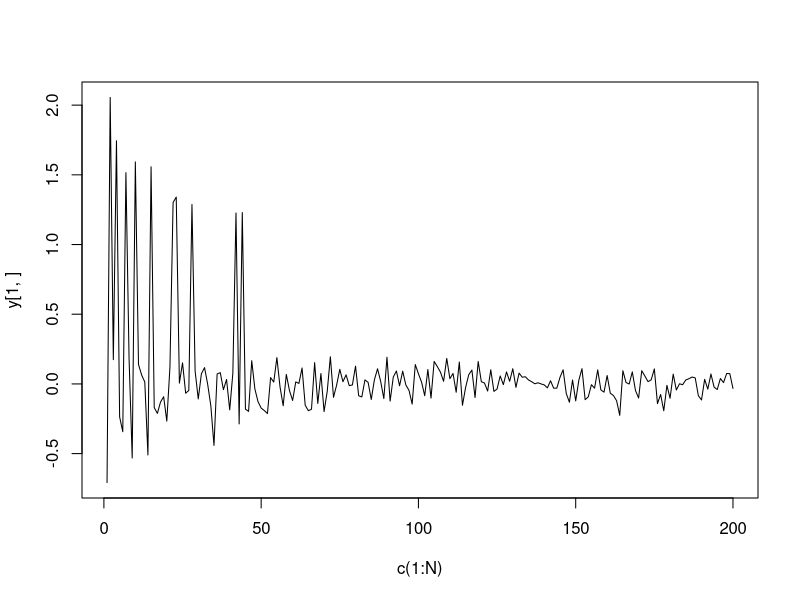
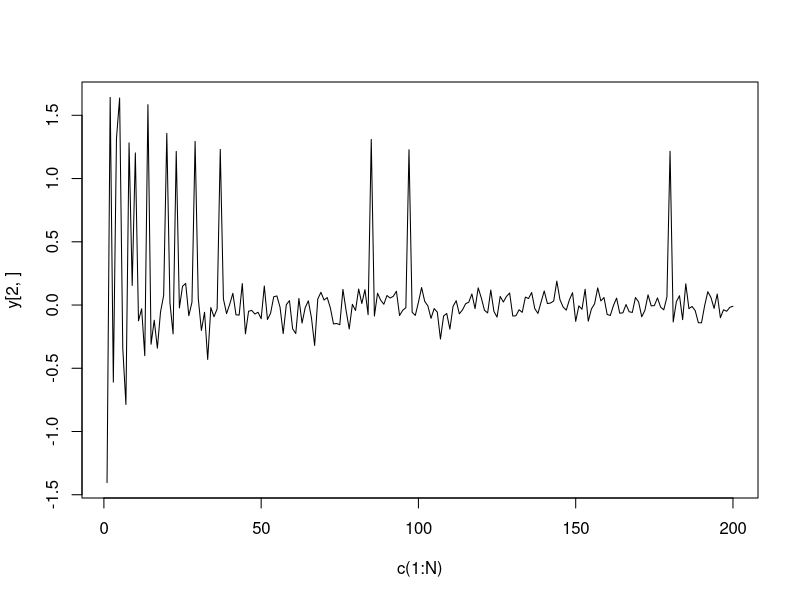
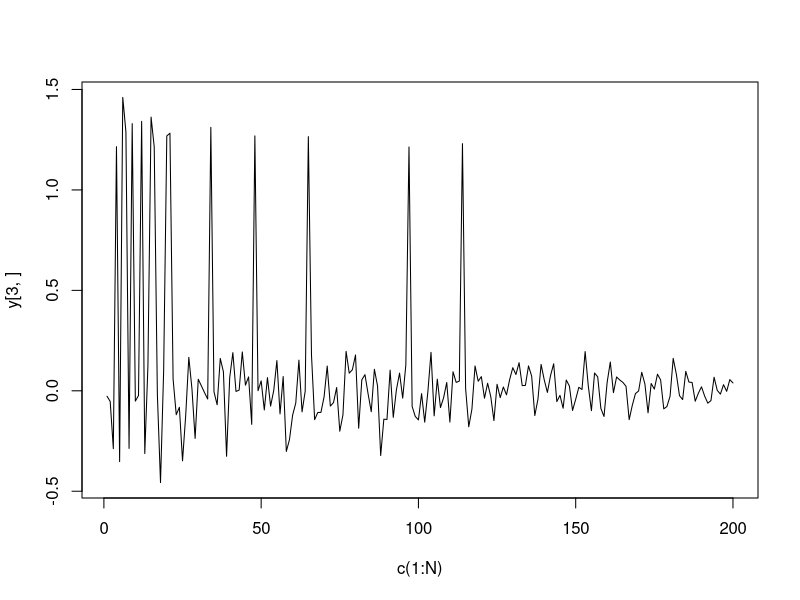
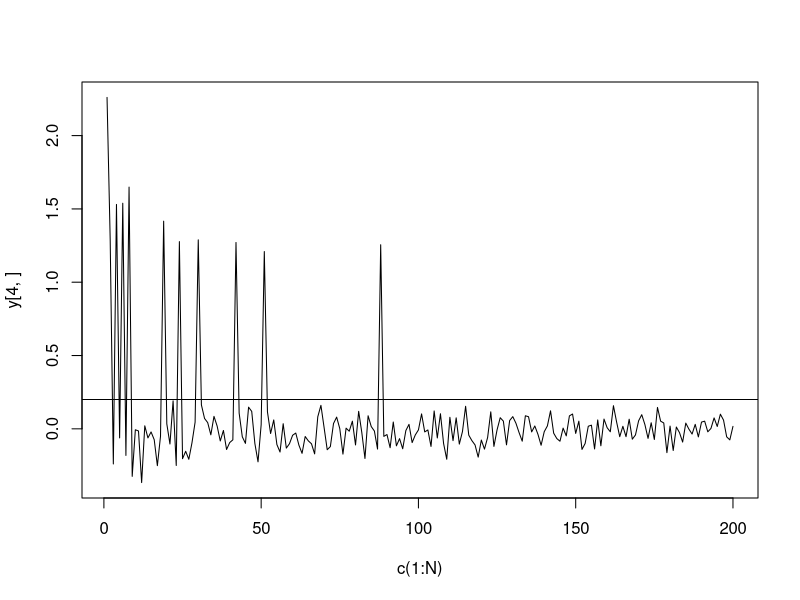

Source code (R) for these figures, in order:
## ---- chunk 1

N<-200
R<-4

y<-matrix(0,R,N)

for (j in 1:R) {
        for (i in 1:N) {
                x<-rnorm(n=1)/sqrt(i)
                if (x<0.2) {
                        y[j,i]<-x
                } else {
                        y[j,i]<-x+1
                }
        }
}

plot(c(1:N),type="l",y[1,])
plot(c(1:N),type="l",y[2,])
plot(c(1:N),type="l",y[3,])
plot(c(1:N),type="l",y[4,])
abline(h=0.2)

